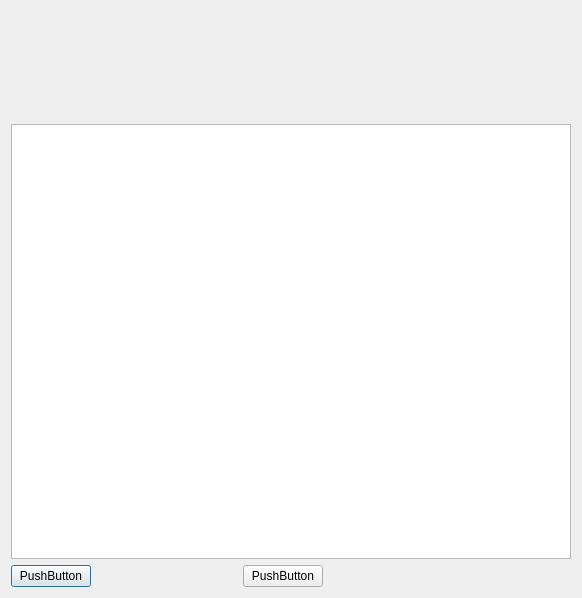
<?xml version="1.0" encoding="UTF-8"?>
<ui version="4.0">
 <class>Dialog</class>
 <widget class="QDialog" name="Dialog">
  <property name="windowModality">
   <enum>Qt::ApplicationModal</enum>
  </property>
  <property name="geometry">
   <rect>
    <x>0</x>
    <y>0</y>
    <width>582</width>
    <height>598</height>
   </rect>
  </property>
  <property name="minimumSize">
   <size>
    <width>547</width>
    <height>540</height>
   </size>
  </property>
  <property name="windowTitle">
   <string/>
  </property>
  <property name="modal">
   <bool>true</bool>
  </property>
  <layout class="QVBoxLayout" name="verticalLayout">
   <item>
    <layout class="QHBoxLayout" name="horizontalLayout">
     <item>
      <spacer name="horizontalSpacer_5">
       <property name="orientation">
        <enum>Qt::Horizontal</enum>
       </property>
       <property name="sizeHint" stdset="0">
        <size>
         <width>7</width>
         <height>87</height>
        </size>
       </property>
      </spacer>
     </item>
     <item>
      <widget class="QLabel" name="aboutHeaderImage">
       <property name="sizePolicy">
        <sizepolicy hsizetype="Fixed" vsizetype="Fixed">
         <horstretch>0</horstretch>
         <verstretch>0</verstretch>
        </sizepolicy>
       </property>
       <property name="minimumSize">
        <size>
         <width>528</width>
         <height>0</height>
        </size>
       </property>
       <property name="frameShape">
        <enum>QFrame::NoFrame</enum>
       </property>
       <property name="text">
        <string/>
       </property>
       <property name="pixmap">
        <pixmap>aboutBanner.png</pixmap>
       </property>
      </widget>
     </item>
     <item>
      <spacer name="horizontalSpacer_6">
       <property name="orientation">
        <enum>Qt::Horizontal</enum>
       </property>
       <property name="sizeHint" stdset="0">
        <size>
         <width>7</width>
         <height>87</height>
        </size>
       </property>
      </spacer>
     </item>
    </layout>
   </item>
   <item>
    <layout class="QGridLayout" name="gridLayout">
     <item row="0" column="0">
      <widget class="QLabel" name="productInfoArea">
       <property name="minimumSize">
        <size>
         <width>0</width>
         <height>0</height>
        </size>
       </property>
       <property name="frameShape">
        <enum>QFrame::NoFrame</enum>
       </property>
       <property name="text">
        <string/>
       </property>
       <property name="alignment">
        <set>Qt::AlignLeading|Qt::AlignLeft|Qt::AlignTop</set>
       </property>
      </widget>
     </item>
     <item row="1" column="0">
      <widget class="QTextEdit" name="licenseInfoArea">
       <property name="sizePolicy">
        <sizepolicy hsizetype="Expanding" vsizetype="Expanding">
         <horstretch>0</horstretch>
         <verstretch>0</verstretch>
        </sizepolicy>
       </property>
       <property name="minimumSize">
        <size>
         <width>528</width>
         <height>341</height>
        </size>
       </property>
       <property name="horizontalScrollBarPolicy">
        <enum>Qt::ScrollBarAlwaysOff</enum>
       </property>
       <property name="readOnly">
        <bool>true</bool>
       </property>
       <property name="acceptRichText">
        <bool>false</bool>
       </property>
      </widget>
     </item>
    </layout>
   </item>
   <item>
    <layout class="QHBoxLayout" name="horizontalLayout_2">
     <item>
      <widget class="QPushButton" name="licenseButton">
       <property name="text">
        <string>PushButton</string>
       </property>
      </widget>
     </item>
     <item>
      <spacer name="horizontalSpacer_2">
       <property name="orientation">
        <enum>Qt::Horizontal</enum>
       </property>
       <property name="sizeHint" stdset="0">
        <size>
         <width>80</width>
         <height>20</height>
        </size>
       </property>
      </spacer>
     </item>
     <item>
      <widget class="QPushButton" name="okButton">
       <property name="text">
        <string>PushButton</string>
       </property>
      </widget>
     </item>
     <item>
      <spacer name="horizontalSpacer">
       <property name="orientation">
        <enum>Qt::Horizontal</enum>
       </property>
       <property name="sizeHint" stdset="0">
        <size>
         <width>248</width>
         <height>20</height>
        </size>
       </property>
      </spacer>
     </item>
    </layout>
   </item>
  </layout>
 </widget>
 <resources/>
 <connections/>
</ui>
